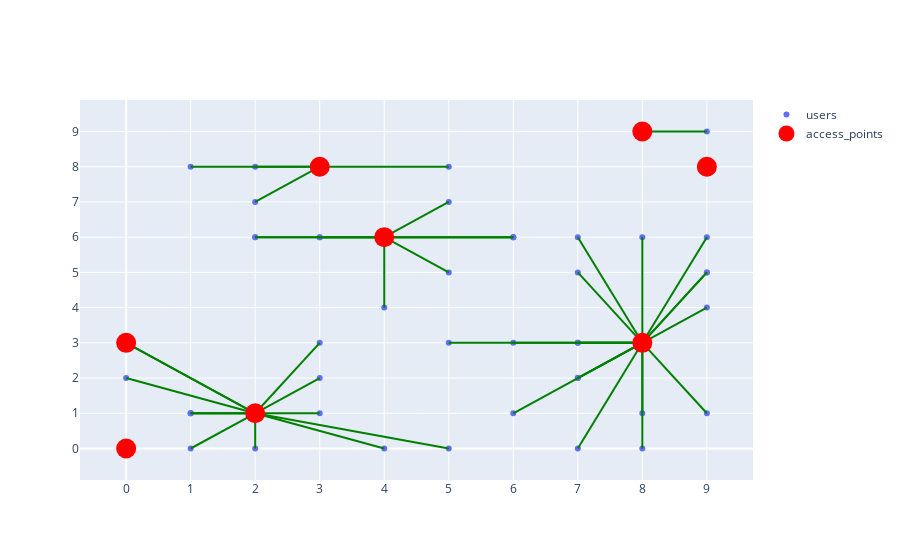

Notebook source saved alongside this figure:
### Code cell
import plotly.express as px
import plotly.graph_objects as go

fig = go.Figure()

fig.add_trace(
    go.Scatter(
        x=[position_user[k][0] for k in position_user],
        y=[position_user[k][1] for k in position_user],
        mode="markers",
        name="users",
    ))

for u in users:
    for a in access_points:
        for p in positions:
            if pulp.value(x[u][a][p]) > 0.9:
                fig.add_trace(
                    go.Scatter(x=[position_user[u][0], p[0]],
                               y=[position_user[u][1], p[1]],
                               mode='lines',
                               name='lines',
                               line=dict(color="green"),
                               showlegend=False))
fig.add_trace(go.Scatter(x=[p[0] for p in z[a] for a in z if pulp.value(z[a][p]) > 0.9],
                         y=[p[1] for p in z[a]
                             for a in z if pulp.value(z[a][p]) > 0.9],
                         mode="markers",
                         name="access_points",
                         marker=dict(color="red"),
                         marker_size=20))

fig.update_layout(
    yaxis=dict(
        tickmode='linear',
        tick0=0,
        dtick=1
    ),
    xaxis=dict(
        tickmode='linear',
        tick0=0,
        dtick=1
    )
)
fig.show()

### Figure 1 — Plotly figure (JSON) as saved in the notebook; plotly's stock layout.template omitted (floating-point values rounded to 4 significant figures)
{"data": [{"mode": "markers", "name": "users", "type": "scatter", "x": [7, 5, 1, 7, 8, 7, 1, 5, 9, 6, 7, 9, 3, 2, 6, 1, 3, 7, 5, 4, 9, 6, 2, 8, 9, 9, 3, 2, 9, 0, 4, 5, 1, 0, 9, 9, 6, 5, 2, 1, 3, 3, 7, 4, 9, 6, 0, 8, 7, 2], "y": [0, 0, 1, 2, 1, 3, 0, 8, 5, 3, 5, 5, 3, 0, 6, 1, 1, 2, 5, 0, 6, 1, 7, 6, 9, 8, 6, 6, 4, 3, 4, 7, 8, 2, 8, 1, 6, 3, 8, 1, 2, 6, 3, 6, 8, 6, 3, 0, 6, 6]}, {"line": {"color": "green"}, "mode": "lines", "name": "lines", "showlegend": false, "type": "scatter", "x": [7, 8], "y": [0, 3]}, {"line": {"color": "green"}, "mode": "lines", "name": "lines", "showlegend": false, "type": "scatter", "x": [5, 2], "y": [0, 1]}, {"line": {"color": "green"}, "mode": "lines", "name": "lines", "showlegend": false, "type": "scatter", "x": [1, 2], "y": [1, 1]}, {"line": {"color": "green"}, "mode": "lines", "name": "lines", "showlegend": false, "type": "scatter", "x": [7, 8], "y": [2, 3]}, {"line": {"color": "green"}, "mode": "lines", "name": "lines", "showlegend": false, "type": "scatter", "x": [8, 8], "y": [1, 3]}, {"line": {"color": "green"}, "mode": "lines", "name": "lines", "showlegend": false, "type": "scatter", "x": [7, 8], "y": [3, 3]}, {"line": {"color": "green"}, "mode": "lines", "name": "lines", "showlegend": false, "type": "scatter", "x": [1, 2], "y": [0, 1]}, {"line": {"color": "green"}, "mode": "lines", "name": "lines", "showlegend": false, "type": "scatter", "x": [5, 3], "y": [8, 8]}, {"line": {"color": "green"}, "mode": "lines", "name": "lines", "showlegend": false, "type": "scatter", "x": [9, 8], "y": [5, 3]}, {"line": {"color": "green"}, "mode": "lines", "name": "lines", "showlegend": false, "type": "scatter", "x": [6, 8], "y": [3, 3]}, {"line": {"color": "green"}, "mode": "lines", "name": "lines", "showlegend": false, "type": "scatter", "x": [7, 8], "y": [5, 3]}, {"line": {"color": "green"}, "mode": "lines", "name": "lines", "showlegend": false, "type": "scatter", "x": [9, 8], "y": [5, 3]}, {"line": {"color": "green"}, "mode": "lines", "name": "lines", "showlegend": false, "type": "scatter", "x": [3, 2], "y": [3, 1]}, {"line": {"color": "green"}, "mode": "lines", "name": "lines", "showlegend": false, "type": "scatter", "x": [2, 2], "y": [0, 1]}, {"line": {"color": "green"}, "mode": "lines", "name": "lines", "showlegend": false, "type": "scatter", "x": [6, 4], "y": [6, 6]}, {"line": {"color": "green"}, "mode": "lines", "name": "lines", "showlegend": false, "type": "scatter", "x": [1, 2], "y": [1, 1]}, {"line": {"color": "green"}, "mode": "lines", "name": "lines", "showlegend": false, "type": "scatter", "x": [3, 2], "y": [1, 1]}, {"line": {"color": "green"}, "mode": "lines", "name": "lines", "showlegend": false, "type": "scatter", "x": [7, 8], "y": [2, 3]}, {"line": {"color": "green"}, "mode": "lines", "name": "lines", "showlegend": false, "type": "scatter", "x": [5, 4], "y": [5, 6]}, {"line": {"color": "green"}, "mode": "lines", "name": "lines", "showlegend": false, "type": "scatter", "x": [4, 2], "y": [0, 1]}, {"line": {"color": "green"}, "mode": "lines", "name": "lines", "showlegend": false, "type": "scatter", "x": [9, 8], "y": [6, 3]}, {"line": {"color": "green"}, "mode": "lines", "name": "lines", "showlegend": false, "type": "scatter", "x": [6, 8], "y": [1, 3]}, {"line": {"color": "green"}, "mode": "lines", "name": "lines", "showlegend": false, "type": "scatter", "x": [2, 3], "y": [7, 8]}, {"line": {"color": "green"}, "mode": "lines", "name": "lines", "showlegend": false, "type": "scatter", "x": [8, 8], "y": [6, 3]}, {"line": {"color": "green"}, "mode": "lines", "name": "lines", "showlegend": false, "type": "scatter", "x": [9, 8], "y": [9, 9]}, {"line": {"color": "green"}, "mode": "lines", "name": "lines", "showlegend": false, "type": "scatter", "x": [9, 9], "y": [8, 8]}, {"line": {"color": "green"}, "mode": "lines", "name": "lines", "showlegend": false, "type": "scatter", "x": [3, 4], "y": [6, 6]}, {"line": {"color": "green"}, "mode": "lines", "name": "lines", "showlegend": false, "type": "scatter", "x": [2, 4], "y": [6, 6]}, {"line": {"color": "green"}, "mode": "lines", "name": "lines", "showlegend": false, "type": "scatter", "x": [9, 8], "y": [4, 3]}, {"line": {"color": "green"}, "mode": "lines", "name": "lines", "showlegend": false, "type": "scatter", "x": [0, 2], "y": [3, 1]}, {"line": {"color": "green"}, "mode": "lines", "name": "lines", "showlegend": false, "type": "scatter", "x": [4, 4], "y": [4, 6]}, {"line": {"color": "green"}, "mode": "lines", "name": "lines", "showlegend": false, "type": "scatter", "x": [5, 4], "y": [7, 6]}, {"line": {"color": "green"}, "mode": "lines", "name": "lines", "showlegend": false, "type": "scatter", "x": [1, 3], "y": [8, 8]}, {"line": {"color": "green"}, "mode": "lines", "name": "lines", "showlegend": false, "type": "scatter", "x": [0, 2], "y": [2, 1]}, {"line": {"color": "green"}, "mode": "lines", "name": "lines", "showlegend": false, "type": "scatter", "x": [9, 9], "y": [8, 8]}, {"line": {"color": "green"}, "mode": "lines", "name": "lines", "showlegend": false, "type": "scatter", "x": [9, 8], "y": [1, 3]}, {"line": {"color": "green"}, "mode": "lines", "name": "lines", "showlegend": false, "type": "scatter", "x": [6, 4], "y": [6, 6]}, {"line": {"color": "green"}, "mode": "lines", "name": "lines", "showlegend": false, "type": "scatter", "x": [5, 8], "y": [3, 3]}, {"line": {"color": "green"}, "mode": "lines", "name": "lines", "showlegend": false, "type": "scatter", "x": [2, 3], "y": [8, 8]}, {"line": {"color": "green"}, "mode": "lines", "name": "lines", "showlegend": false, "type": "scatter", "x": [1, 2], "y": [1, 1]}, {"line": {"color": "green"}, "mode": "lines", "name": "lines", "showlegend": false, "type": "scatter", "x": [3, 2], "y": [2, 1]}, {"line": {"color": "green"}, "mode": "lines", "name": "lines", "showlegend": false, "type": "scatter", "x": [3, 4], "y": [6, 6]}, {"line": {"color": "green"}, "mode": "lines", "name": "lines", "showlegend": false, "type": "scatter", "x": [7, 8], "y": [3, 3]}, {"line": {"color": "green"}, "mode": "lines", "name": "lines", "showlegend": false, "type": "scatter", "x": [4, 4], "y": [6, 6]}, {"line": {"color": "green"}, "mode": "lines", "name": "lines", "showlegend": false, "type": "scatter", "x": [9, 9], "y": [8, 8]}, {"line": {"color": "green"}, "mode": "lines", "name": "lines", "showlegend": false, "type": "scatter", "x": [6, 4], "y": [6, 6]}, {"line": {"color": "green"}, "mode": "lines", "name": "lines", "showlegend": false, "type": "scatter", "x": [0, 2], "y": [3, 1]}, {"line": {"color": "green"}, "mode": "lines", "name": "lines", "showlegend": false, "type": "scatter", "x": [8, 8], "y": [0, 3]}, {"line": {"color": "green"}, "mode": "lines", "name": "lines", "showlegend": false, "type": "scatter", "x": [7, 8], "y": [6, 3]}, {"line": {"color": "green"}, "mode": "lines", "name": "lines", "showlegend": false, "type": "scatter", "x": [2, 4], "y": [6, 6]}, {"marker": {"color": "red", "size": 20}, "mode": "markers", "name": "access_points", "type": "scatter", "x": [0, 0, 2, 3, 4, 8, 8, 9], "y": [0, 3, 1, 8, 6, 3, 9, 8]}], "layout": {"xaxis": {"dtick": 1, "tick0": 0, "tickmode": "linear"}, "yaxis": {"dtick": 1, "tick0": 0, "tickmode": "linear"}}}
